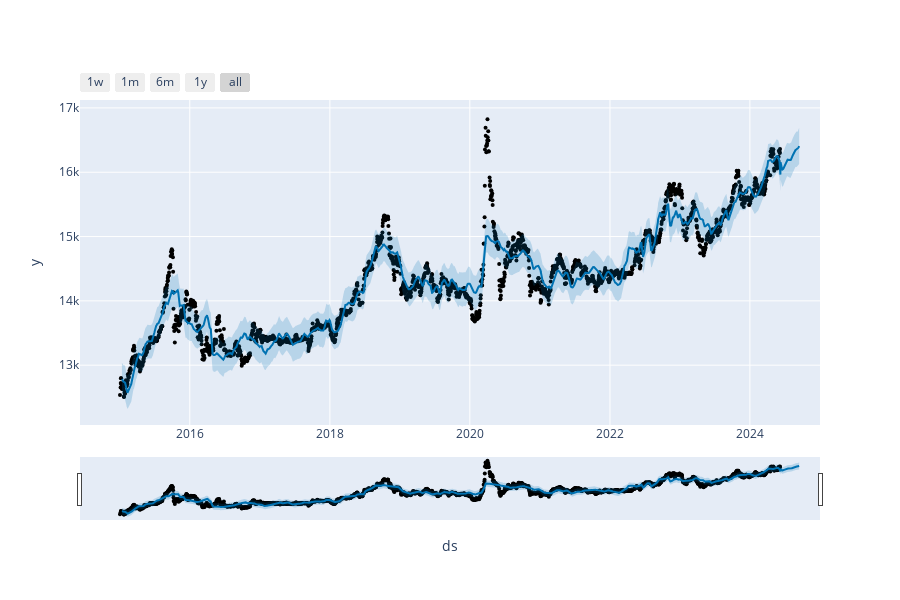

The cell this chart's notebook holds for it:
### Code cell
from prophet.plot import plot_plotly, plot_components_plotly

plot_plotly(model_with_regressor, forecast_with_regressor)

### Figure 1 — Plotly figure (JSON) as saved in the notebook; plotly's stock layout.template omitted (floating-point values rounded to 4 significant figures; data arrays with more than 128 entries replaced by an {"elided": "..."} marker saying what was removed)
{"data": [{"marker": {"color": "black", "size": 4}, "mode": "markers", "name": "Actual", "type": "scatter", "x": {"elided": "2308 str values"}, "y": {"elided": "2308 int values"}}, {"hoverinfo": "skip", "line": {"width": 0}, "mode": "lines", "type": "scatter", "x": {"elided": "2408 str values"}, "y": {"elided": "2408 float values"}}, {"fill": "tonexty", "fillcolor": "rgba(0, 114, 178, 0.2)", "line": {"color": "#0072B2", "width": 2}, "mode": "lines", "name": "Predicted", "type": "scatter", "x": {"elided": "2408 str values"}, "y": {"elided": "2408 float values"}}, {"fill": "tonexty", "fillcolor": "rgba(0, 114, 178, 0.2)", "hoverinfo": "skip", "line": {"width": 0}, "mode": "lines", "type": "scatter", "x": {"elided": "2408 str values"}, "y": {"elided": "2408 float values"}}], "layout": {"height": 600, "showlegend": false, "width": 900, "xaxis": {"rangeselector": {"buttons": [{"count": 7, "label": "1w", "step": "day", "stepmode": "backward"}, {"count": 1, "label": "1m", "step": "month", "stepmode": "backward"}, {"count": 6, "label": "6m", "step": "month", "stepmode": "backward"}, {"count": 1, "label": "1y", "step": "year", "stepmode": "backward"}, {"step": "all"}]}, "rangeslider": {"visible": true}, "title": {"text": "ds"}, "type": "date"}, "yaxis": {"title": {"text": "y"}}}}
